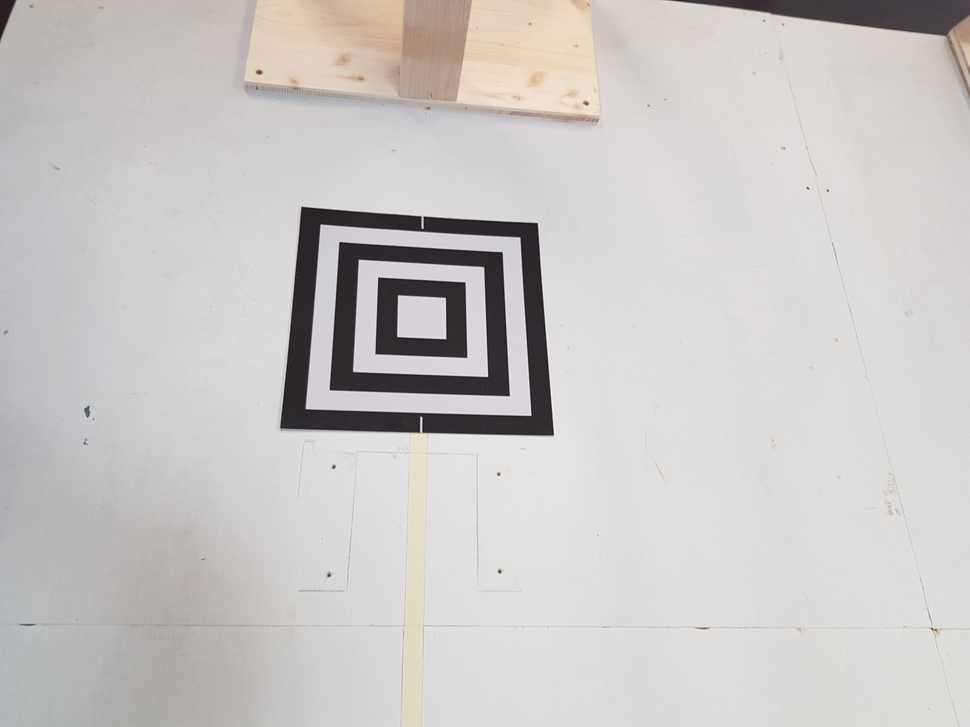
#> input picture images/20180308_092251.jpg, 970 x 727 px, shrunk from 4032 x 3024 before the run, given in place of the camera
$ python video.py   (older library calls are emulated)
#> lines starting #> are read from the running program, lines starting #| are printed output that depends on the picture; after the words box and inside, x2 and y2 are one past the last pixel; in counts of white or black regions, pixels touching at a corner belong together
import numpy as np
import cv2
import sys


cap = cv2.VideoCapture(0)

while(True):
    img = cap.read()[1]
#> img is the input picture: shape (727, 970, 3); mean B, G, R 198.2, 199.7, 202.8
    img = cv2.imread("zielfeld_seitlich.png")
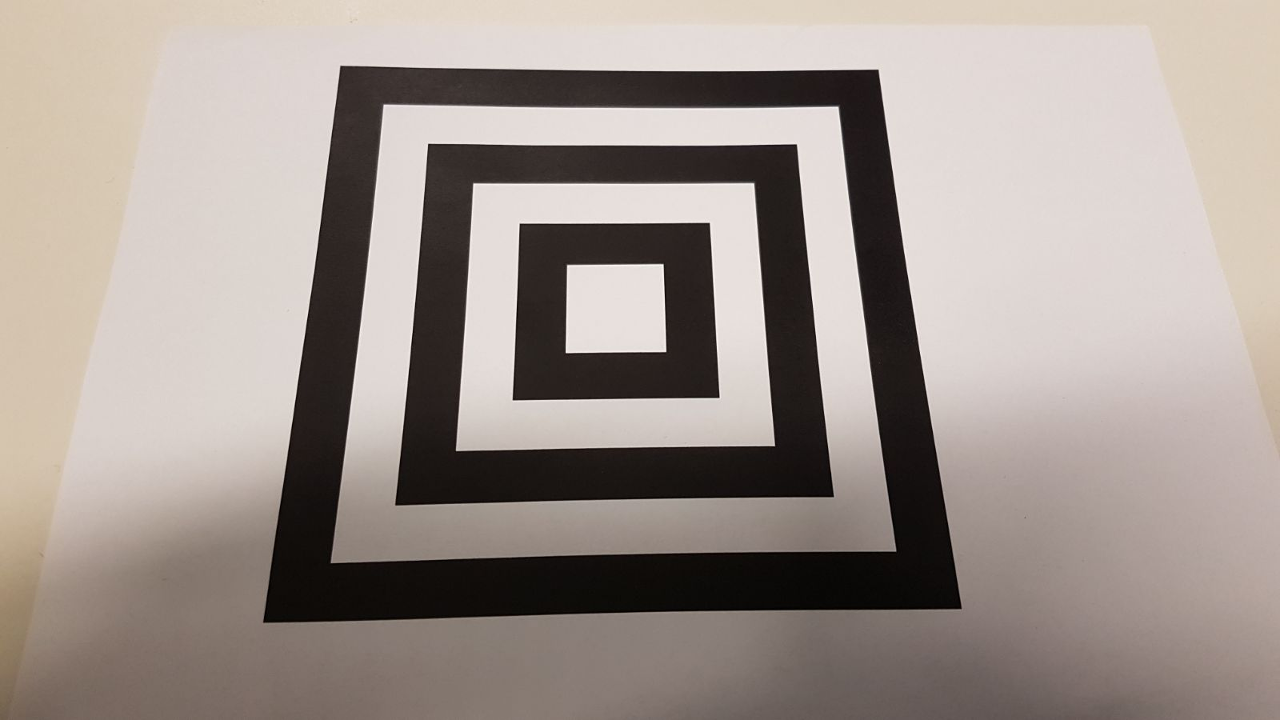
#> input picture images/zielfeld_seitlich.png, 1280 x 720 px, found by its file name
#> img is the input picture: shape (720, 1280, 3); mean B, G, R 142.9, 149, 159.3
    #img = cv2.imread("zielfeld_seitlich.png")
    #gray = cv2.medianBlur(cv2.cvtColor(img, cv2.COLOR_BGR2GRAY),5)


    gray = cv2.cvtColor(img,cv2.COLOR_BGR2GRAY)
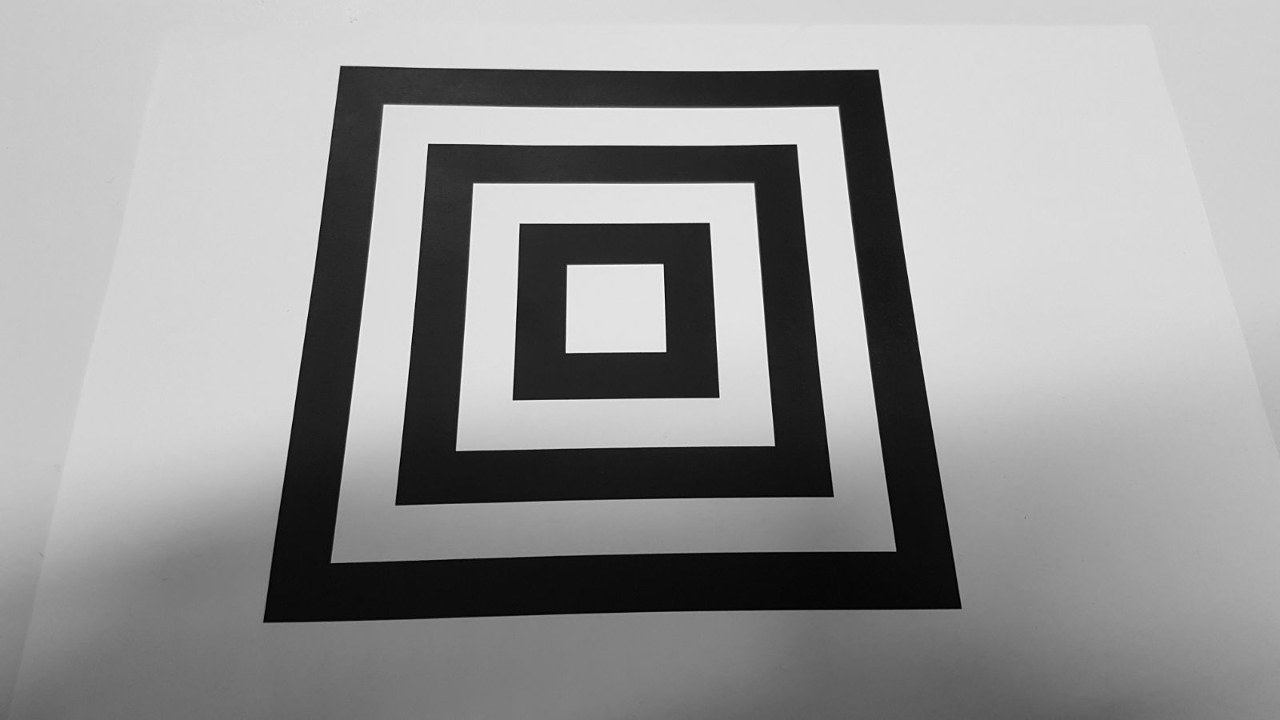
#> gray: shape (720, 1280); min 0, max 255, mean 151.4


# [10 lines of commented-out code are left out]
    lower_blue = np.array([0,0,0])
    upper_blue = np.array([90,90,90])

    # Threshold the HSV image to get only blue colors
    mask = cv2.inRange(img, lower_blue, upper_blue)
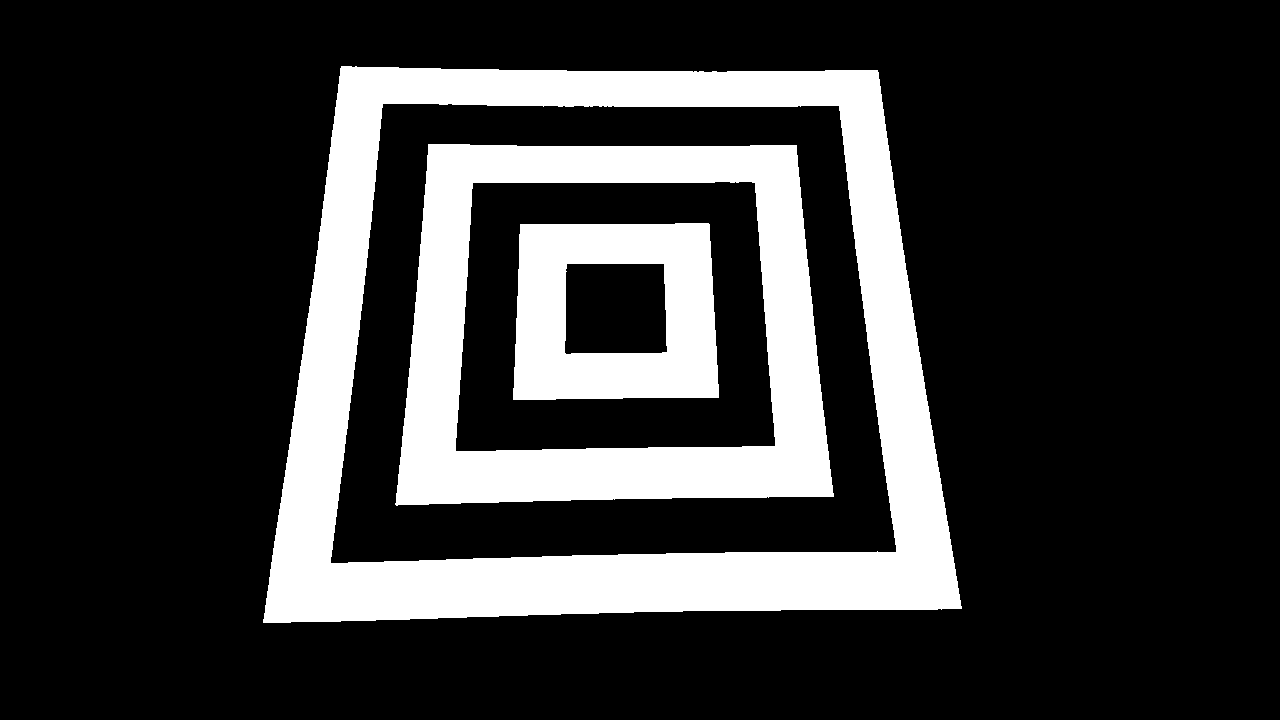
#> mask: shape (720, 1280); 21.2% white; 3 white regions, box (x1, y1, x2, y2) and area: (263, 66, 962, 623) 106811, (395, 144, 834, 506) 62710, (513, 223, 719, 400) 25745

    gray = cv2.cvtColor(img,cv2.COLOR_BGR2GRAY)
    edges = cv2.Canny(mask,50,150,apertureSize = 3)
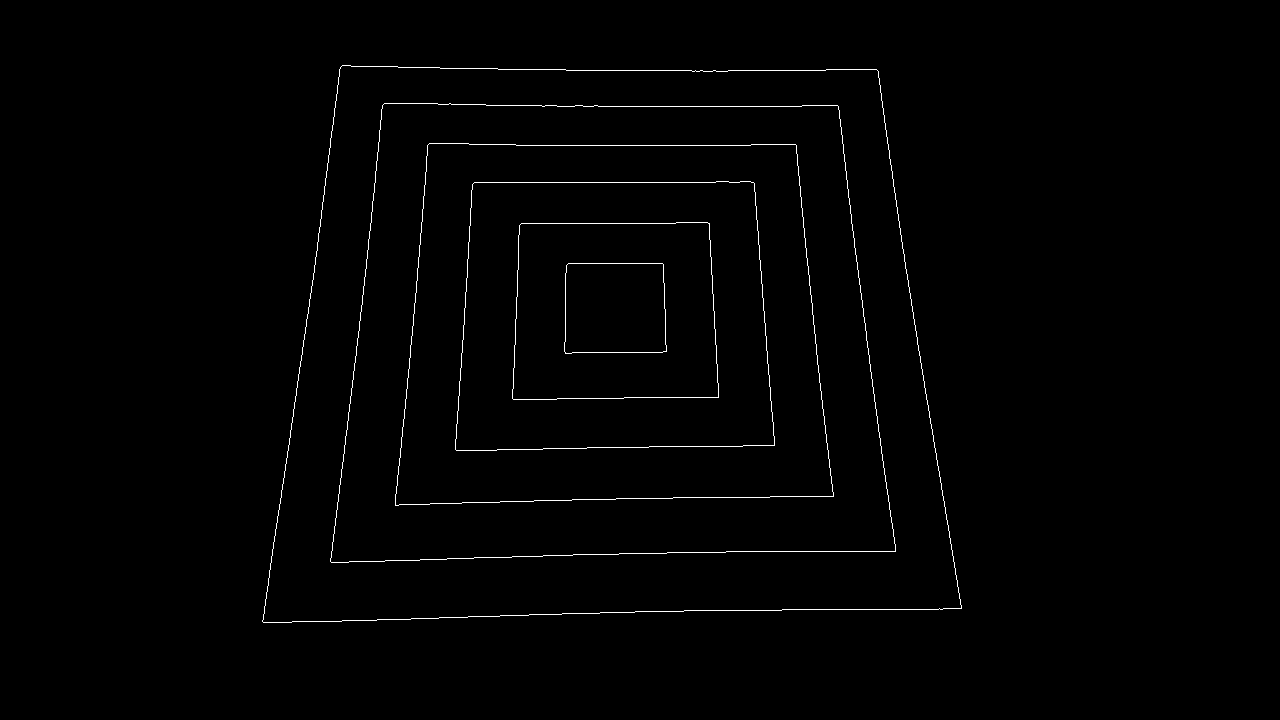
#> edges: shape (720, 1280); 0.87% white in thin lines or dots, all inside (x1, y1, x2, y2) = (262, 65, 962, 623)
    minLineLength = 10
    maxLineGap = 10
    lines = cv2.HoughLinesP(edges,1,np.pi/180,100,minLineLength,maxLineGap)
#> lines = 88 rows, first 6: [516, 145, 750, 145], [668, 446, 724, 446], [474, 182, 715, 182], [346, 435, 348, 413], [582, 554, 610, 554], [600, 612, 634, 612]
    if lines is not None:
        for line in lines:
           # if np.array_equal(img[line[0][1], line[0][0]], [0,0,0]) or  np.array_equal(img[line[0][3], line[0][2]], [0,0,0]):
             cv2.line(img,(line[0][0],line[0][1]),(line[0][2],line[0][3]),(0,255,0),1)
#> this loop made 88 passes
#> line on passes 1 to 12: [[516, 145, 750, 145]], [[668, 446, 724, 446]], [[474, 182, 715, 182]], [[346, 435, 348, 413]], [[582, 554, 610, 554]], [[600, 612, 634, 612]], [[728, 70, 825, 70]], [[598, 106, 801, 106]], [[356, 353, 357, 338]], [[322, 208, 324, 188]], [[916, 331, 917, 342]], [[644, 498, 672, 498]]
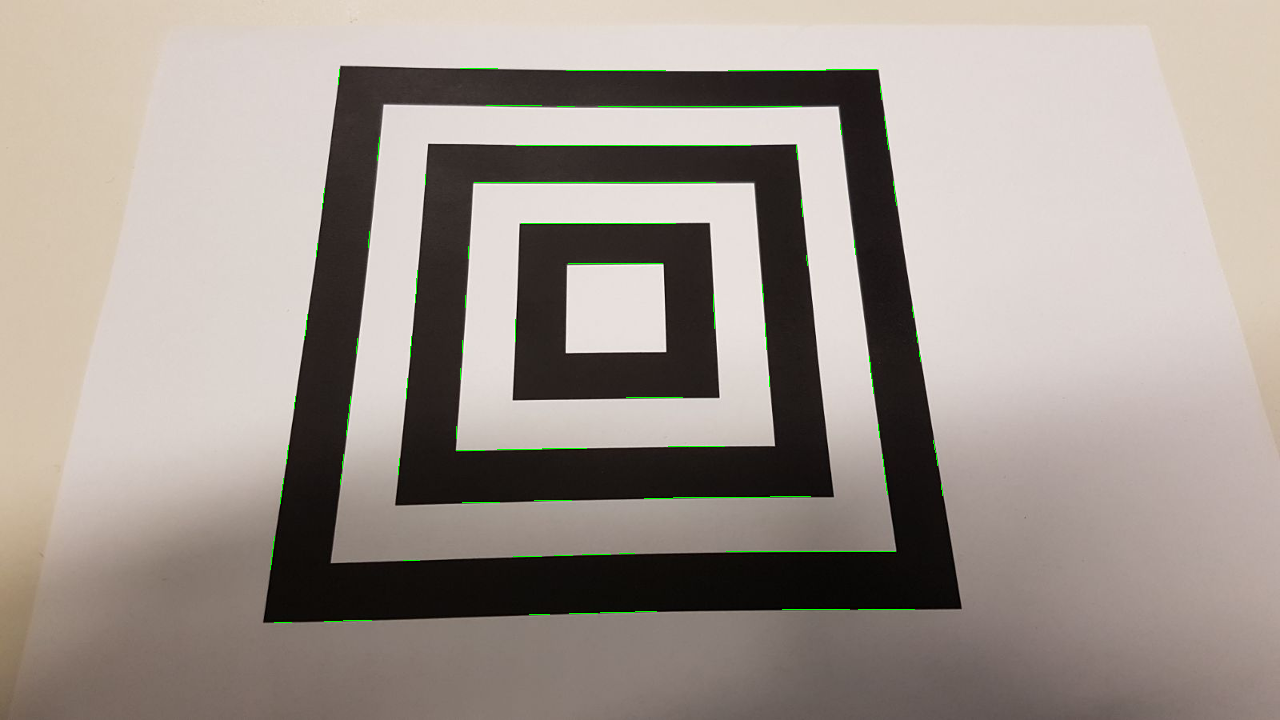
#> img: shape (720, 1280, 3); 0.35% of pixels changed, all inside (x1, y1, x2, y2) = (270, 68, 943, 623)


##    edged = cv2.Canny(gray, 200, 300)
##
##                    # find the contours in the edged image and keep the largest one;
##                    # we'll assume that this is our piece of paper in the image
##    (_, cnts, _) = cv2.findContours(edged.copy(), cv2.RETR_LIST, cv2.CHAIN_APPROX_SIMPLE)
##    c = max(cnts, key = cv2.contourArea)
##
##                    # compute the bounding box of the of the paper region and return it
##    marker =  cv2.minAreaRect(c)
##
##    box = np.int0(cv2.boxPoints(marker))
##
##    #min_x, min_y = numpy.min(box[0], axis=0)
##   #max_x, max_y = numpy.max(box[0], axis=0)
##
##    cv2.drawContours(gray, [box], -1, (0, 255, 0), 2)

##    gray = cv2.cvtColor(img,cv2.COLOR_BGR2GRAY)
##
##    gray = np.float32(gray)
##    dst = cv2.cornerHarris(gray,2,3,0.04)
##
##    #result is dilated for marking the corners, not important
##    dst = cv2.dilate(dst,None)
##
##    # Threshold for an optimal value, it may vary depending on the image.
##    img[dst>0.01*dst.max()]=[0,0,255]


    cv2.imshow('video',img)
    if cv2.waitKey(1)==27:# esc Key
#> (key Esc is pressed here)
        break

cap.release()
cv2.destroyAllWindows()
